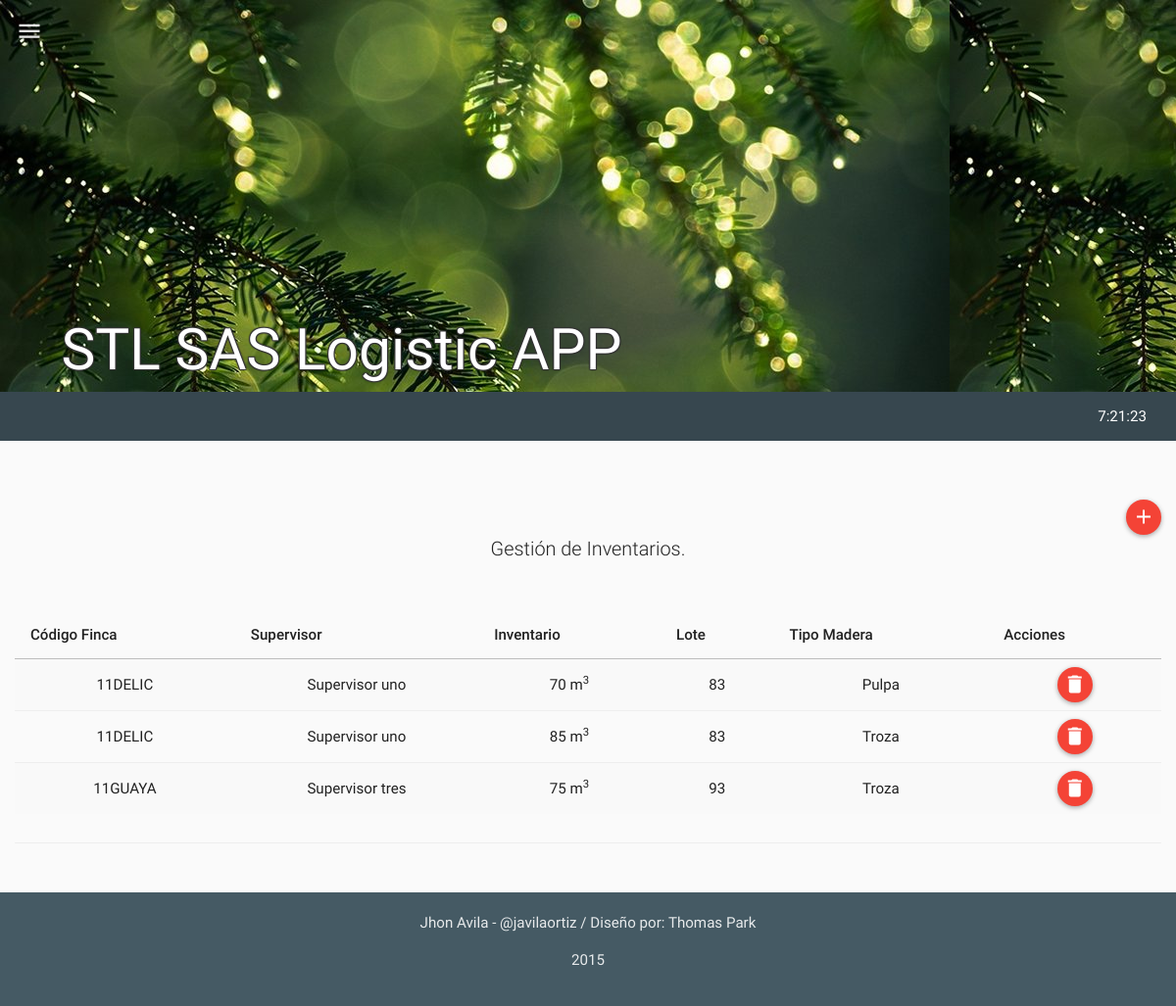
The app's page /mods/inventarios/inventarios.php (signed in) with its own data.
### tables this page shows
CREATE TABLE IF NOT EXISTS `tbl_inventario` (
  `in_id` int(11) NOT NULL,
  `in_fi_id` int(11) NOT NULL,
  `in_supervisor` varchar(60) NOT NULL,
  `in_mt_cubico` float NOT NULL,
  `in_mt_restante` int(11) NOT NULL,
  `in_lote` varchar(20) NOT NULL,
  `in_tipo_materia` int(11) NOT NULL COMMENT 'tipo de materia prima: 1=troza , 2=pulpa',
  `in_pe_id` int(11) NOT NULL COMMENT 'Ultimo conductor de la lista',
  `in_timestamp` timestamp NOT NULL DEFAULT CURRENT_TIMESTAMP ON UPDATE CURRENT_TIMESTAMP,
  `in_created` int(11) NOT NULL,
  `in_estado` int(11) NOT NULL
);

CREATE TABLE IF NOT EXISTS `tbl_fincas` (
  `fi_id` int(11) NOT NULL,
  `fi_codigo` varchar(10) NOT NULL,
  `fi_sn_id` int(11) NOT NULL,
  `fi_timestamp` timestamp NOT NULL DEFAULT CURRENT_TIMESTAMP ON UPDATE CURRENT_TIMESTAMP,
  `fi_created` int(11) NOT NULL,
  `fi_estado` int(11) NOT NULL
);

CREATE TABLE IF NOT EXISTS `tbl_supervisores` (
  `su_id` int(11) NOT NULL,
  `su_nombre` varchar(60) NOT NULL,
  `su_fi_id` int(11) NOT NULL,
  `su_timestamp` timestamp NOT NULL DEFAULT CURRENT_TIMESTAMP ON UPDATE CURRENT_TIMESTAMP,
  `su_created` int(11) NOT NULL,
  `su_estado` int(11) NOT NULL
);

### php/db.php (called while the page is built, shortened)
<?php
class con {
    private $host = 'localhost';
    private $user = 'root';
    private $pass = '';
    public $type = 'mysql';
    private $db = "bd_stl_logistica";
    public $lid = 0;
    function connect() {
        $connect = $this->type.'_connect';
        if (!$this->lid = $connect($this->host, $this->user, $this->pass)) {
        }
		else {
			$sql = $this->type.'_select_db';
			if (!$baseconections = $sql($this->db,$this->lid)) {
				mysql_query("SET NAMES 'utf8'");
			}
		}
		return ($this->lid);
 	}
}
?>

### php/inventarios.php (the view, shortened to what this page needs)
<?php
class inventarios{
  function get_inventario(){
    $con = new con();
    $rt = new route();
    if(isset($_SESSION["ses_id"])){
      $qry='SELECT * FROM tbl_inventario AS I
            INNER JOIN tbl_fincas AS F ON I.in_fi_id = F.fi_id
            INNER JOIN tbl_supervisores AS S ON S.su_id = I.in_supervisor
            WHERE I.in_estado<99
            ORDER BY F.fi_codigo ASC';
      $res = mysql_query($qry);
      $item =" ";
      $script ="<script>$(document).ready(function(){";
      while($row_res = mysql_fetch_assoc($res)) {
        if($row_res["in_tipo_materia"]==1){$tipo_materia="Troza";}else{$tipo_materia="Pulpa";}
        $item.='
              <tr>
                <td>'.$row_res["fi_codigo"].'</td>
                <td>'.$row_res["su_nombre"].'</td>
                <td>'.$row_res["in_mt_cubico"].' m<sup>3</sup></td>
                <td>'.$row_res["in_lote"].'</td>
                <td>'.$tipo_materia.'</td>
                <td>
                  <div id="del-button" onclick="borrar_inv('.$row_res["in_id"].', this)" class="btn btn-floating-mini btn-danger" title="Borrar"><i class="md  md-delete"></i></div>
                </td>
              </tr>
        ';
        $script.='';
      }
      $script.='});</script>';
    }
    else{$rt->routing($rt->path("login"));}
    $html='
          <table class="table table-striped table-hover ">
            <thead>
              <tr>
                <th>Código Finca</th>
                <th>Supervisor</th>
                <th>Inventario</th>
                <th>Lote</th>
                <th>Tipo Madera</th>
                <th>Acciones</th>
              </tr>
            </thead>
            <tbody>
              '.$item.'
            </tbody>
          </table>
    ';
    return $script.$html;
  }
}
?>

### php/jslib.php (shortened to what this page needs)
<?php
class jslib{
	function get_css(){
		$css = '
			<link rel="stylesheet" href="../../lib/bootstrap.css" type="text/css">
			<link rel="stylesheet" href="../../lib/font.css" type="text/css">
			<link rel="stylesheet" href="../../lib/materia.css" type="text/css">
		';
		return $css;
	}
}
?>

### mods/inventarios/inventarios.php (shortened to what this page needs)
<?php
include('../../php/jslib.php');
include('../../php/app_menu.php');
include('../../php/inventarios.php');
include('../../php/html_snippets.php');
$app_menu = new app_menu();
$html_snippet = new html_snippets();
$inventario = new inventarios();
$libs = new jslib();
$css = $libs->get_css();
?>
<!DOCTYPE html>
<html lang="en">
  <head>
    <?php
      echo $css;
    ?>
  </head>
  <body class="mtr-grey-50">
    <nav id="topbar" class="toolbar toolbar-expanded mtr-light-blue-800">
      <div class="container-fluid header-title">
        <div class="row">
          <div class="col-sm-12">STL SAS Logistic APP</div>
        </div>
      </div>
    </nav>
    <nav class="toolbar toolbar-fixed">
      <div class="container-fluid">
        <div class="toolbar-header">
          <a  id="headerToggle" href="#" class="menu-toggle" data-ripple-centered="true" data-ripple-color="#fff">
            <i class="md md-menu"></i>
          </a>
        </div>
      </div>
    </nav>
        <?php echo $app_menu->build_menu(); ?>
    <div class="container-fluid">
      <div class="page-header" id="banner">
        <div class="row">
          <div class="col-sm-12 text-right">
            <div id='add-button' class='btn btn-floating-mini btn-danger' title="Nuevo"><i class='md  md-add'></i></div>
          </div>
          <div class="col-sm-12 text-center">
            <p class="lead">Gestión de Inventarios.<br><br></p>
            <p><?php echo $inventario->get_inventario(); ?></p>
          </div>
        </div>
      </div>
    </div>
<?php echo $html_snippet->load_footer(); ?>
  </body>
</html>

### php/app_menu.php (shortened to what this page needs)
<?php
class app_menu{
  function build_menu(){
    $con = new con();
    $rt = new route();
    if(isset($_SESSION["ses_id"])){
      $qry='SELECT * FROM tbl_modulos AS M
            INNER JOIN tbl_usuarios AS U
            INNER JOIN tbl_permisos AS P
            INNER JOIN tbl_per_x_usu AS PxU
            INNER JOIN tbl_permisos_x_modulo AS PxM
            WHERE M.mo_id = PxM.pxm_mo_id
            AND PxM.pxm_pe_id = P.pe_id
            AND P.pe_id = PxU.pxu_pe_id
            AND PxU.pxu_us_id = U.us_id
            AND U.us_id = '.$_SESSION["ses_id"];
      $res = mysql_query($qry);
      $menuitem =" ";
      $script ="<script>$(document).ready(function(){";
      $script.='});</script>';
    }
    else{$rt->routing($rt->path("login"));}
    $html='
            <nav class="navbar navbar-inverse">
              <div class="container-fluid">
                <div class="navbar-header">
                  <button type="button" class="navbar-toggle collapsed" data-toggle="collapse" data-target="#bs-example-navbar-collapse-2">
                    <span class="sr-only">Toggle navigation</span>
                    <span class="icon-bar"></span>
                    <span class="icon-bar"></span>
                    <span class="icon-bar"></span>
                  </button>
                </div>
                <div class="collapse navbar-collapse" id="bs-example-navbar-collapse-2">
                  <ul class="nav navbar-nav">
                  '.$menuitem.'
                  </ul>
                  <ul class="nav navbar-nav navbar-right">
                    <li><a href="#" id="reloj">fecha / hora</a></li>
                  </ul>
                </div>
              </div>
            </nav>
    ';
    return $script.$html;
  }
}
?>

### php/html_snippets.php (shortened to what this page needs)
<?php
class html_snippets{
	function load_footer (){
		$html = '
		<footer class="container-fluid mtr-blue-grey-700">
	      <div class="row text-center">
	        <div class="col-sm-12">
	          <p>
	          	<a href="https://co.linkedin.com/in/javilaortiz" rel="nofollow">Jhon Avila</a>
	          	-
	          	<a href="https://twitter.com/javilaortiz">@javilaortiz</a>
	          	/
	          	Diseño por: <a href="http://thomaspark.me" rel="nofollow">Thomas Park</a</p>
	          <p>2015</p>
	        </div>
	      </div>
	    </footer>';
	    return $html;
	}
}
?>

### records on screen
tbl_inventario: tbl_fincas.fi_codigo "11DELIC", tbl_supervisores.su_nombre "Supervisor uno", in_mt_cubico "70", in_lote "83", in_tipo_materia "Pulpa"
tbl_inventario: tbl_fincas.fi_codigo "11DELIC", tbl_supervisores.su_nombre "Supervisor uno", in_mt_cubico "85", in_lote "83", in_tipo_materia "Troza"
tbl_inventario: tbl_fincas.fi_codigo "11GUAYA", tbl_supervisores.su_nombre "Supervisor tres", in_mt_cubico "75", in_lote "93", in_tipo_materia "Troza"
